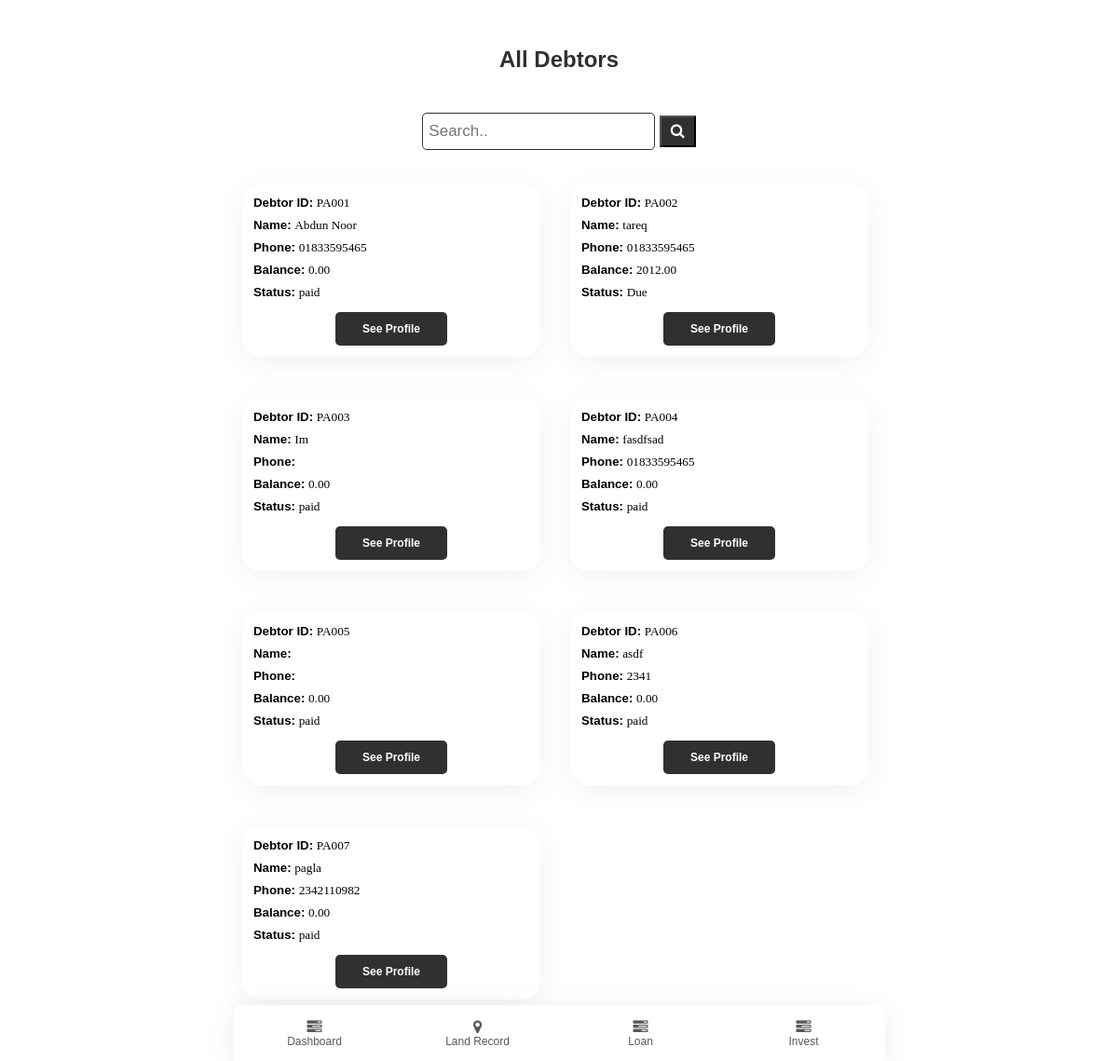
/debtor/ (signed in), run on the app's committed database.
### app/models.py (models this page shows)
class Debtor(models.Model):
    debtorName = models.CharField(max_length=50)
    phone = models.CharField(max_length=15, blank=True, null= True)
    address = models.TextField(blank=True, null= True)
    img = models.ImageField(default='avatar.png', upload_to='pics')
    lender = models.ForeignKey(User, on_delete=models.SET_NULL, blank=True, null=True)
    totalbalance = models.FloatField(default=0, null=True, blank=True)
    def __str__(self):
        return "PA00" +str(self.id)

### app/views.py (the view)
# urls.py: path('debtor/', views.debtor, name='debtor'),
@login_required(login_url='login')
def debtor(request):
    debtors = Debtor.objects.filter(lender_id=request.user.id)
    d = {}
    for debtor in debtors:
        accounts = Account.objects.filter(debtor=debtor)
        a, b, c = total_count_debtor(accounts)
        if c == 0:
            status = "paid"
        elif c > 0:
            status = "Due"
        else:
            status = "None"
        d[debtor] = c, status
    return render(request, "app/debtor.html",{
        "debtors": d,
    })

### app/views.py (called while the page is built)
def total_count_debtor(accounts):
    total_loan = 0
    total_depost = 0
    b = 0
    for account in accounts:
        total_loan = total_loan + account.loan
        total_depost = total_depost + account.deposit
    b = total_loan - total_depost
    return total_loan, total_depost, b

### app/templates/app/debtor.html (shortened to what this page needs)
{% extends "app/layout.html" %}
{% block body %}
<header style="text-align: center;">
    <h2>All Debtors</h2>
    <div class="search-container">
        <form action="/action_page.php">
          <input type="text" placeholder="Search.." name="search">
          <button type="submit"><i class="fa fa-search"></i></button>
        </form>
      </div>
</header>
<div class="list-cards">
    {% for debtor, balance in debtors.items %}
    <div class="card list">
        <h5>Debtor ID: <span class="lightword">{{ debtor }}</span></h5>
        <h5>Name: <span class="lightword">{{ debtor.debtorName }}</span></h5>
        <h5>Phone: <span class="lightword">{{ debtor.phone }}</span></h5>
        <h5>Balance: <span class="lightword">{{ balance.0|floatformat:2 }}</span></h5>
        <h5>Status: <span class="lightword">{{ balance.1 }}</span></h5>
        <div class="buttondiv">
            <a href="{% url 'debtorprofile' debtor.id %}"><button class="samebuttons">See Profile</button></a>
        </div>
    </div>
    {% endfor %}
</div>
{% endblock %}

### app/static/app/css/main.css (style rules this page uses)
* { margin: 0; padding: 0; box-sizing: border-box; font-family: 'Poppins', sans-serif; }
html, body { height: 100%; max-width: 700px; margin: auto; }
.modal-body form input[type="date"],input[type="text"], input[type="number"], .formContainer input[type="text"], input[type="password"], input[type="submit"] { width: 100%; height: 40px; margin: 5px 0 20px 0; border-radius: 5px; padding-left: 15px; border: 1px solid #E1E1E1; }
header { margin: 50px 20px 0 20px; color: #313030; }
.list-cards, .dashcards { display: flex; flex-flow: row wrap; gap: 12px; margin: 0 auto; padding-bottom: 50px; }
.card { width: 320px; height: 117px; margin: 16px 10px; box-shadow: 0px 6px 32px rgba(0, 0, 0, 0.06); border-radius: 20px; }
.samebuttons, .menuCard button { width: 120px; height: 36px; background: #313030; border-radius: 5px; color: white; border: none; cursor: pointer; font-weight: 600; font-size: 12px; }
.search-container input[type=text] { width: 250px; padding: 6px; margin-top: 8px; font-size: 17px; border: 1px solid #313030; }
.search-container button { padding: 6px 10px; margin-top: 8px; background: #313030; font-size: 16px; color: white; cursor: pointer; margin-left: 0; }
.list { padding: 12px; height: 186px; }
.list h5 { margin-bottom: 6px; line-height: 18px; }
.lightword { font-family: Poppins; font-style: normal; font-weight: 500; }
.buttondiv { text-align: center; margin-top: 12px; }

### data on the page
Debtor: id "PA001", debtorName "Abdun Noor", phone "01833595465", totalbalance "0.00", balance "paid"
Debtor: id "PA002", debtorName "tareq", phone "01833595465", balance "2012.00", balance "Due"
Debtor: id "PA003", debtorName "Im", totalbalance "0.00", balance "paid"
Debtor: id "PA004", debtorName "fasdfsad", phone "01833595465", totalbalance "0.00", balance "paid"
Debtor: id "PA005", totalbalance "0.00", balance "paid"
Debtor: id "PA006", debtorName "asdf", phone "2341", totalbalance "0.00", balance "paid"
Debtor: id "PA007", debtorName "pagla", phone "2342110982", totalbalance "0.00", balance "paid"
